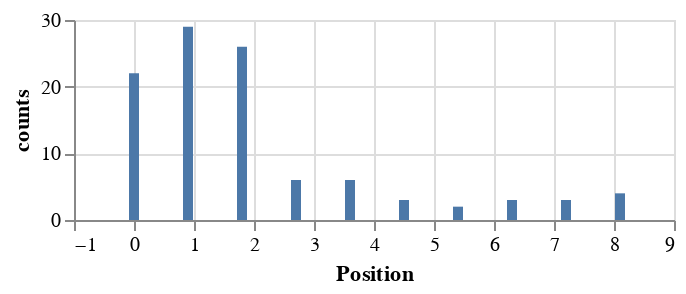

Write notebook code for a chart like this one.
### Code cell
plot_series(pd.Series(right_words['vaksine']))

### Figure 1 — Vega-Lite specification as saved in the notebook (floating-point values rounded to 4 significant figures)
{"config": {"view": {"continuousWidth": 300, "continuousHeight": 300}}, "data": {"name": "data-f8adb245221bbb39919338c78e1b0343"}, "mark": {"type": "bar"}, "encoding": {"x": {"bin": false, "field": "Position", "type": "quantitative"}, "y": {"field": "counts", "type": "quantitative"}}, "height": 100, "width": 300, "$schema": "https://vega.github.io/schema/vega-lite/v5.8.0.json", "datasets": {"data-f8adb245221bbb39919338c78e1b0343": [{"counts": 22.0, "Position": 0.0}, {"counts": 29.0, "Position": 0.9}, {"counts": 26.0, "Position": 1.8}, {"counts": 6.0, "Position": 2.7}, {"counts": 6.0, "Position": 3.6}, {"counts": 3.0, "Position": 4.5}, {"counts": 2.0, "Position": 5.4}, {"counts": 3.0, "Position": 6.3}, {"counts": 3.0, "Position": 7.2}, {"counts": 4.0, "Position": 8.1}, {"counts": null, "Position": 9.0}]}}
